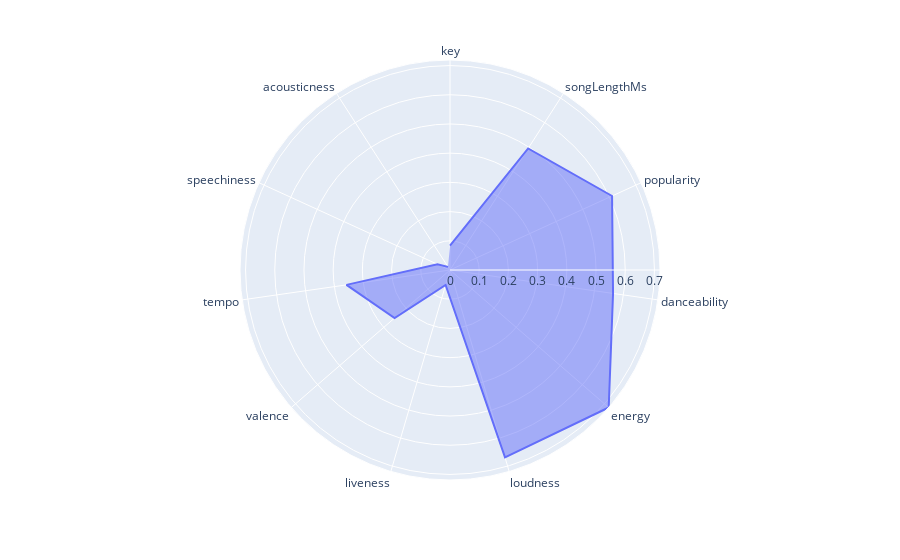

The cell this chart's notebook holds for it:
### Markdown cell above
I'm going to start with the best piece of music ever produced _Run Away With Me_

### Code cell
import plotly.express as px

of_interest=['key', 'songLengthMs', 'popularity', 'danceability', 'energy', 'loudness', 'liveness', 'valence', 'tempo', 'speechiness', 'acousticness']

run_with_me = songs_liked_scaled[songs_liked_scaled.trackName == 'Run Away With Me'][of_interest]

fig = px.line_polar(run_with_me, r=run_with_me.values[0], theta=run_with_me.columns)
fig.update_traces(fill='toself')
fig.show()

### Figure 1 — Plotly figure (JSON) as saved in the notebook; plotly's stock layout.template omitted (floating-point values rounded to 4 significant figures)
{"data": [{"fill": "toself", "hovertemplate": "r=%{r}<br>theta=%{theta}<extra></extra>", "legendgroup": "", "line": {"color": "#636efa", "dash": "solid"}, "mode": "lines", "name": "", "r": [0.08333, 0.4948, 0.61, 0.564, 0.719, 0.6686, 0.0536, 0.251, 0.3581, 0.0475, 0.0126], "showlegend": false, "subplot": "polar", "theta": ["key", "songLengthMs", "popularity", "danceability", "energy", "loudness", "liveness", "valence", "tempo", "speechiness", "acousticness"], "type": "scatterpolar"}], "layout": {"legend": {"tracegroupgap": 0}, "margin": {"t": 60}, "polar": {"angularaxis": {"direction": "clockwise", "rotation": 90}, "domain": {"x": [0, 1], "y": [0, 1]}}}}
